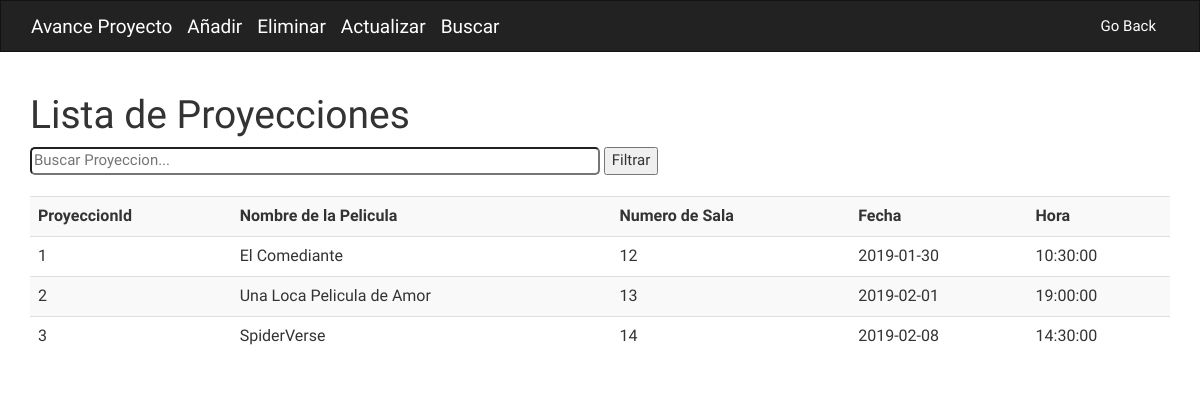
The page /backend/showing/showing_search.php on the database its author committed.
### tables this page shows
CREATE TABLE `showing` (
  `ShowingID` int(11) NOT NULL AUTO_INCREMENT,
  `RoomNumber` int(11) NOT NULL,
  `MovieID` int(11) NOT NULL,
  `Date` date DEFAULT NULL,
  `Time` time DEFAULT NULL,
  PRIMARY KEY (`ShowingID`),
  KEY `MovieID` (`MovieID`),
  KEY `RoomNumber` (`RoomNumber`),
  CONSTRAINT `showing_ibfk_1` FOREIGN KEY (`MovieID`) REFERENCES `movie` (`MovieID`),
  CONSTRAINT `showing_ibfk_2` FOREIGN KEY (`RoomNumber`) REFERENCES `theatre` (`RoomNumber`)
);

CREATE TABLE `movie` (
  `MovieID` int(11) NOT NULL AUTO_INCREMENT,
  `MovieName` varchar(50) NOT NULL,
  `ReleaseYear` int(11) NOT NULL,
  PRIMARY KEY (`MovieID`)
);

### backend/showing/showing_search.php (the view, shortened to what this page needs)
<?php include '../templatesh/header.php' ?>
<h1>Lista de Proyecciones</h1>
<?php
	if(isset($_POST['search'])){
		if(isset($_POST['myInput'])){
		$valueToSearch=$_POST['myInput'];
		$query="select movieId from movie where movieName LIKE '%".$valueToSearch."%'";
		$resul=$mysqli->query($query);
		while($ros = mysqli_fetch_array($resul,MYSQLI_ASSOC)){
			$rel=$ros['movieId'];
		}
		$qry="select * from showing where movieid=".$rel;
		$search_result=filterTable($mysqli,$qry);
	}else{
		$qry="Select * from showing";
		$search_result=filterTable($mysqli,$qry);
	}
	}else{
		$qry="Select * from showing";
		$search_result=filterTable($mysqli,$qry);
	}
	function filterTable($mysqli,$qry){
		$filter_result = $mysqli->query($qry);
		return $filter_result;
	}
?>
<form action="" method="post">
	<input type="text" style="width: 50%;border-radius: 5px;" name="myInput" name="valueToSearch" placeholder="Buscar Proyeccion..." title="Buscar Proyeccion">
	<input type="submit" name="search" value="Filtrar">
	<br><br>
	<table class="table table-striped">
	    <tr>
	        <th>ProyeccionId</th>
	        <th>Nombre de la Pelicula</th>
	        <th>Numero de Sala</th>
	        <th>Fecha</th>
	        <th>Hora</th>
	    </tr>
		<?php while($row = mysqli_fetch_array($search_result, MYSQLI_ASSOC)){ ?>
			<tr>
				<?php $res=$mysqli->query("select MovieName from Movie where movieId='".$row['MovieID']."'");
					$nombre=mysqli_fetch_array($res,MYSQLI_ASSOC);
				?>
				<td><?php echo $row['ShowingID']; ?></td>
				<td><?php echo $nombre['MovieName']; ?></td>
	            <td><?php echo $row['MovieID']; ?></td>
	            <td><?php echo $row['Date']; ?></td>
	            <td><?php echo $row['Time']; ?></td>
	        </tr>
		<?php } ?>
	</table>
</form>

### rows shown on the page
showing: ShowingID "1", MovieID.MovieName "El Comediante", MovieID "12", Date "2019-01-30", Time "10:30:00"
showing: ShowingID "2", MovieID.MovieName "Una Loca Pelicula de Amor", MovieID "13", Date "2019-02-01", Time "19:00:00"
showing: ShowingID "3", MovieID.MovieName "SpiderVerse", MovieID "14", Date "2019-02-08", Time "14:30:00"
